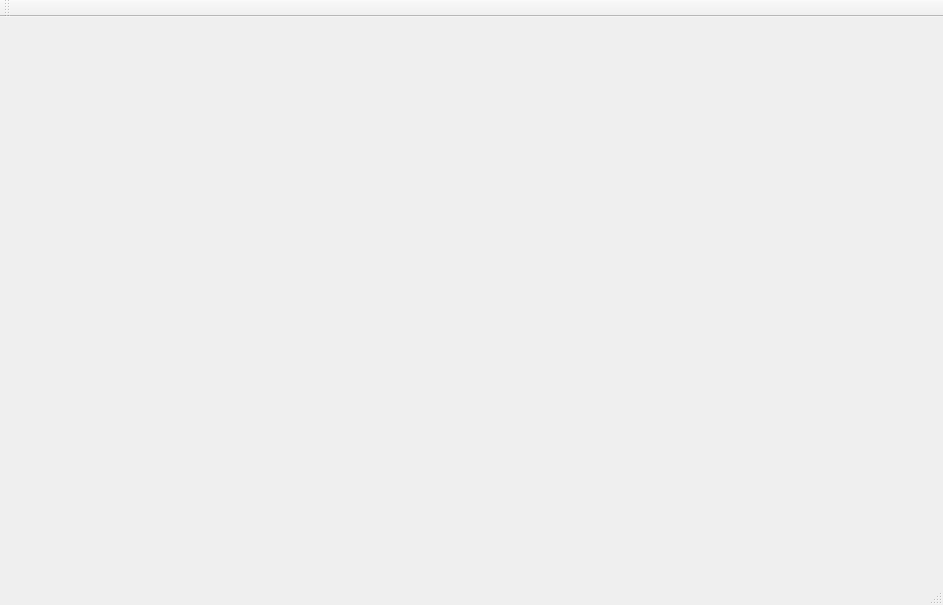
<?xml version="1.0" encoding="UTF-8"?>
<ui version="4.0">
 <class>MainWindow</class>
 <widget class="QMainWindow" name="MainWindow">
  <property name="geometry">
   <rect>
    <x>0</x>
    <y>0</y>
    <width>943</width>
    <height>605</height>
   </rect>
  </property>
  <property name="windowTitle">
   <string>MotorMx</string>
  </property>
  <property name="windowIcon">
   <iconset resource="motormx.qrc">
    <normaloff>:/new/prefix1/Stepper_motor_1.png</normaloff>:/new/prefix1/Stepper_motor_1.png</iconset>
  </property>
  <widget class="QWidget" name="centralWidget">
   <layout class="QVBoxLayout" name="verticalLayout">
    <property name="spacing">
     <number>1</number>
    </property>
    <property name="margin">
     <number>0</number>
    </property>
   </layout>
  </widget>
  <widget class="QMenuBar" name="menuBar">
   <property name="geometry">
    <rect>
     <x>0</x>
     <y>0</y>
     <width>943</width>
     <height>26</height>
    </rect>
   </property>
  </widget>
  <widget class="QToolBar" name="mainToolBar">
   <attribute name="toolBarArea">
    <enum>TopToolBarArea</enum>
   </attribute>
   <attribute name="toolBarBreak">
    <bool>false</bool>
   </attribute>
  </widget>
  <widget class="QStatusBar" name="statusBar"/>
 </widget>
 <layoutdefault spacing="6" margin="11"/>
 <resources>
  <include location="motormx.qrc"/>
 </resources>
 <connections/>
</ui>
